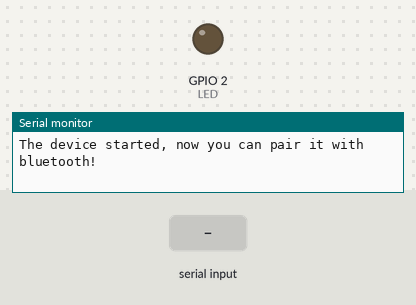
Recording of a sketch running on a simulated ESP32. Parts: output pins drawn as LEDs (lit = HIGH), the last lines printed to the serial monitor. Inputs (shaded band) come from the test bench. Nothing arrives over Bluetooth unless stated.

Above: at 1.2 s.
1.3 s: "z" received over the second serial link
At 2.5 s:
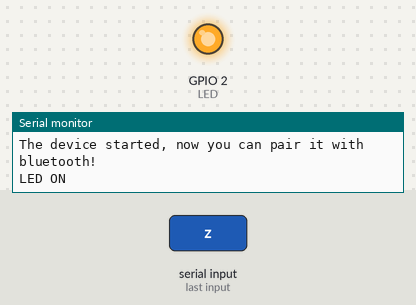
2.8 s: "u" received over the second serial link
4.3 s: "d" received over the second serial link
Timing chart, 0 to 7.3 s (numbered marks = the images above; inputs shaded):
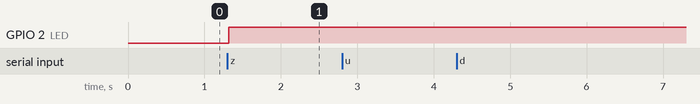

Measured:
- after the input at 1.3 s, GPIO 2 (LED): LOW → HIGH at once

The sketch:

ESP32_SerialBT_SwitchCase.ino
```cpp
#include "BluetoothSerial.h"

#if !defined(CONFIG_BT_ENABLED) || !defined(CONFIG_BLUEDROID_ENABLED)
#error Bluetooth is not enabled! Please run `make menuconfig` to and enable it
#endif

#define LED 2

BluetoothSerial SerialBT;

void setup() {
  Serial.begin(115200);
  SerialBT.begin("ESP32test"); //Bluetooth device name
  Serial.println("The device started, now you can pair it with bluetooth!");
  pinMode(LED,OUTPUT);
}

void loop() {
  if (Serial.available()) {
    SerialBT.write(Serial.read());
  }
  if (SerialBT.available()) {
//    Serial.write(SerialBT.read());
    char command = SerialBT.read();
    switch(command){
      case 'u':
      Serial.println("Up");
      break;

      case 'd':
      Serial.println("Down");
      break;

      case 'l':
      Serial.println("Left");
      break;

      case 'r':
      Serial.println("Right");
      break;

      case 'z':
      Serial.println("LED ON");
      digitalWrite(LED,HIGH);
      break;

      case 'y':
      Serial.println("LED OFF");
      digitalWrite(LED,LOW);
      break;
    } // end of switch
  } // end of SerialBT
  delay(20);
} // end of void loop
```
